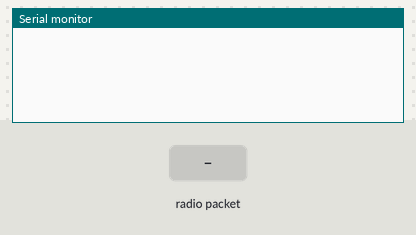
Bench run of a sketch on a simulated ESP32. On the bench: the last lines printed to the serial monitor. The inputs (shaded band) are chosen by the test bench.

Above: at 1.2 s.
1.3 s: radio packet "1" arrives
At 2.4 s:
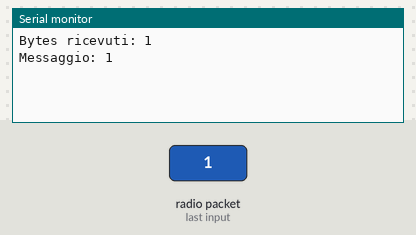
2.8 s: radio packet "0" arrives
At 3.5 s:
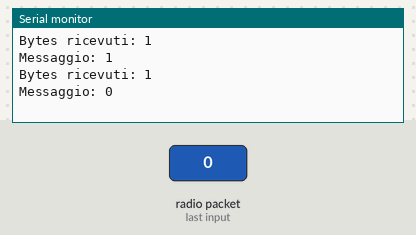
4.3 s: radio packet "2" arrives
At 5.9 s:
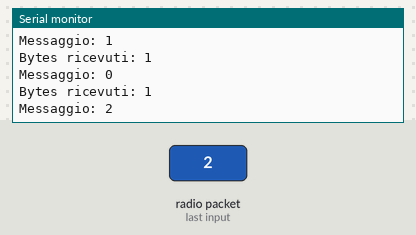

Measured:
- after the input at 1.3 s, the serial monitor: prints a new line after 0.05 s (image 1)
- after the input at 2.8 s, the serial monitor: prints a new line after 0.05 s (image 2)
- after the input at 4.3 s, the serial monitor: prints a new line after 0.05 s (image 3)

The sketch:

ESP_NOW_receiver.ino
```cpp
#include <esp_now.h>
#include <WiFi.h>

// buffer per il messaggio da ricevere
char receivedMessage[250];

// callback per la ricezione dei dati
void onDataReceive(const esp_now_recv_info_t *info, const uint8_t *incomingData, int len) {
  // copia il messaggio ricevuto nel buffer
  memcpy(&receivedMessage, incomingData, sizeof(receivedMessage));
  receivedMessage[len] = '\0'; // assicurati che sia una stringa terminata da '\0'

  Serial.print("Bytes ricevuti: ");
  Serial.println(len);
  Serial.print("Messaggio: ");
  Serial.println(receivedMessage);
}

void setup() {
  Serial.begin(115200);

  // configura la modalità Wi-Fi
  WiFi.mode(WIFI_STA);
  WiFi.disconnect();

  // inizializza ESP-NOW
  if (esp_now_init() != ESP_OK) {
    Serial.println("Errore inizializzazione ESP-NOW");
    return;
  }

  // registra il callback per la ricezione dei dati
  esp_now_register_recv_cb(esp_now_recv_cb_t(onDataReceive));
}

void loop() {}
```
